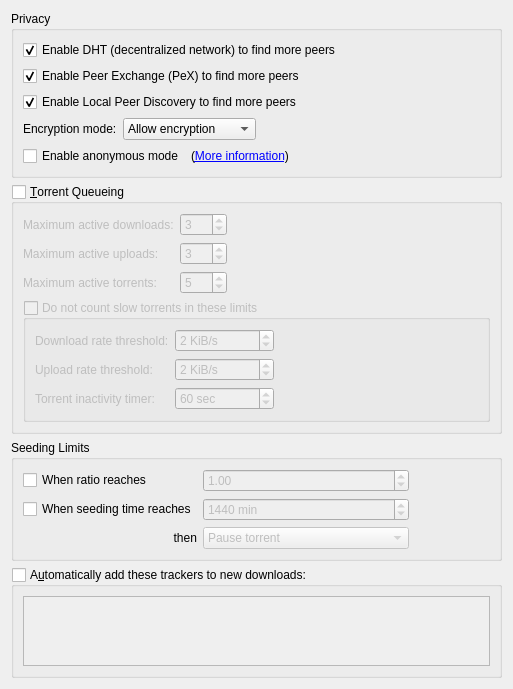
          <widget class="QWidget" name="scrollAreaWidgetContents_4">
           <property name="geometry">
            <rect>
             <x>0</x>
             <y>0</y>
             <width>513</width>
             <height>679</height>
            </rect>
           </property>
           <layout class="QVBoxLayout" name="verticalLayout_7">
            <item>
             <widget class="QGroupBox" name="AddBTFeaturesBox">
              <property name="title">
               <string>Privacy</string>
              </property>
              <layout class="QVBoxLayout" name="verticalLayout_14">
               <item>
                <widget class="QCheckBox" name="checkDHT">
                 <property name="toolTip">
                  <string>Find peers on the DHT network</string>
                 </property>
                 <property name="text">
                  <string>Enable DHT (decentralized network) to find more peers</string>
                 </property>
                 <property name="checked">
                  <bool>true</bool>
                 </property>
                </widget>
               </item>
               <item>
                <widget class="QCheckBox" name="checkPeX">
                 <property name="toolTip">
                  <string>Exchange peers with compatible Bittorrent clients (µTorrent, Vuze, ...)</string>
                 </property>
                 <property name="text">
                  <string>Enable Peer Exchange (PeX) to find more peers</string>
                 </property>
                 <property name="checked">
                  <bool>true</bool>
                 </property>
                </widget>
               </item>
               <item>
                <widget class="QCheckBox" name="checkLSD">
                 <property name="toolTip">
                  <string>Look for peers on your local network</string>
                 </property>
                 <property name="text">
                  <string>Enable Local Peer Discovery to find more peers</string>
                 </property>
                 <property name="checked">
                  <bool>true</bool>
                 </property>
                </widget>
               </item>
               <item>
                <layout class="QHBoxLayout">
                 <item>
                  <widget class="QLabel" name="lbl_encryption">
                   <property name="text">
                    <string>Encryption mode:</string>
                   </property>
                  </widget>
                 </item>
                 <item>
                  <widget class="QComboBox" name="comboEncryption">
                   <property name="toolTip">
                    <string>Allow encryption: Connect to peers regardless of setting
Require encryption: Only connect to peers with protocol encryption
Disable encryption: Only connect to peers without protocol encryption</string>
                   </property>
                   <item>
                    <property name="text">
                     <string>Allow encryption</string>
                    </property>
                   </item>
                   <item>
                    <property name="text">
                     <string>Require encryption</string>
                    </property>
                   </item>
                   <item>
                    <property name="text">
                     <string>Disable encryption</string>
                    </property>
                   </item>
                  </widget>
                 </item>
                 <item>
                  <spacer>
                   <property name="orientation">
                    <enum>Qt::Horizontal</enum>
                   </property>
                   <property name="sizeHint" stdset="0">
                    <size>
                     <width>40</width>
                     <height>20</height>
                    </size>
                   </property>
                  </spacer>
                 </item>
                </layout>
               </item>
               <item>
                <layout class="QHBoxLayout" name="horizontalLayout_6">
                 <item>
                  <widget class="QCheckBox" name="checkAnonymousMode">
                   <property name="toolTip">
                    <string>Enable when using a proxy or a VPN connection</string>
                   </property>
                   <property name="text">
                    <string>Enable anonymous mode</string>
                   </property>
                  </widget>
                 </item>
                 <item>
                  <widget class="QLabel" name="label_anonymous">
                   <property name="text">
                    <string>(&lt;a href=&quot;https://github.com/qbittorrent/qBittorrent/wiki/Anonymous-Mode&quot;&gt;More information&lt;/a&gt;)</string>
                   </property>
                   <property name="openExternalLinks">
                    <bool>true</bool>
                   </property>
                  </widget>
                 </item>
                 <item>
                  <spacer name="horizontalSpacer_14">
                   <property name="orientation">
                    <enum>Qt::Horizontal</enum>
                   </property>
                   <property name="sizeHint" stdset="0">
                    <size>
                     <width>40</width>
                     <height>20</height>
                    </size>
                   </property>
                  </spacer>
                 </item>
                </layout>
               </item>
              </layout>
             </widget>
            </item>
            <item>
             <widget class="QGroupBox" name="checkEnableQueueing">
              <property name="title">
               <string>&amp;Torrent Queueing</string>
              </property>
              <property name="checkable">
               <bool>true</bool>
              </property>
              <property name="checked">
               <bool>false</bool>
              </property>
              <layout class="QGridLayout" name="gridLayout_2">
               <item row="0" column="0">
                <widget class="QLabel" name="label_max_active_dl">
                 <property name="text">
                  <string>Maximum active downloads:</string>
                 </property>
                </widget>
               </item>
               <item row="0" column="1">
                <widget class="QSpinBox" name="spinMaxActiveDownloads">
                 <property name="specialValueText">
                  <string>∞</string>
                 </property>
                 <property name="minimum">
                  <number>-1</number>
                 </property>
                 <property name="maximum">
                  <number>999</number>
                 </property>
                 <property name="value">
                  <number>3</number>
                 </property>
                </widget>
               </item>
               <item row="1" column="0">
                <widget class="QLabel" name="label_max_active_up">
                 <property name="text">
                  <string>Maximum active uploads:</string>
                 </property>
                </widget>
               </item>
               <item row="1" column="1">
                <widget class="QSpinBox" name="spinMaxActiveUploads">
                 <property name="specialValueText">
                  <string>∞</string>
                 </property>
                 <property name="minimum">
                  <number>-1</number>
                 </property>
                 <property name="maximum">
                  <number>999</number>
                 </property>
                 <property name="value">
                  <number>3</number>
                 </property>
                </widget>
               </item>
               <item row="2" column="0">
                <widget class="QLabel" name="maxActiveTorrents_lbl">
                 <property name="text">
                  <string>Maximum active torrents:</string>
                 </property>
                </widget>
               </item>
               <item row="2" column="1">
                <widget class="QSpinBox" name="spinMaxActiveTorrents">
                 <property name="specialValueText">
                  <string>∞</string>
                 </property>
                 <property name="minimum">
                  <number>-1</number>
                 </property>
                 <property name="maximum">
                  <number>999</number>
                 </property>
                 <property name="value">
                  <number>5</number>
                 </property>
                </widget>
               </item>
               <item row="0" column="2">
                <spacer name="horizontalSpacer_7">
                 <property name="orientation">
                  <enum>Qt::Horizontal</enum>
                 </property>
                 <property name="sizeHint" stdset="0">
                  <size>
                   <width>40</width>
                   <height>20</height>
                  </size>
                 </property>
                </spacer>
               </item>
               <item row="3" column="0" colspan="3">
                <widget class="QGroupBox" name="checkIgnoreSlowTorrentsForQueueing">
                 <property name="title">
                  <string>Do not count slow torrents in these limits</string>
                 </property>
                 <property name="checkable">
                  <bool>true</bool>
                 </property>
                 <property name="checked">
                  <bool>false</bool>
                 </property>
                 <layout class="QGridLayout" name="gridLayout_13">
                  <item row="0" column="1">
                   <widget class="QSpinBox" name="spinDownloadRateForSlowTorrents">
                    <property name="suffix">
                     <string> KiB/s</string>
                    </property>
                    <property name="maximum">
                     <number>2000000</number>
                    </property>
                    <property name="value">
                     <number>2</number>
                    </property>
                   </widget>
                  </item>
                  <item row="1" column="1">
                   <widget class="QSpinBox" name="spinUploadRateForSlowTorrents">
                    <property name="suffix">
                     <string> KiB/s</string>
                    </property>
                    <property name="maximum">
                     <number>2000000</number>
                    </property>
                    <property name="value">
                     <number>2</number>
                    </property>
                   </widget>
                  </item>
                  <item row="1" column="0">
                   <widget class="QLabel" name="labelUploadRateForSlowTorrents">
                    <property name="text">
                     <string>Upload rate threshold:</string>
                    </property>
                   </widget>
                  </item>
                  <item row="0" column="0">
                   <widget class="QLabel" name="labelDownloadRateForSlowTorrents">
                    <property name="text">
                     <string>Download rate threshold:</string>
                    </property>
                   </widget>
                  </item>
                  <item row="0" column="2">
                   <spacer name="horizontalSpacer_9">
                    <property name="orientation">
                     <enum>Qt::Horizontal</enum>
                    </property>
                    <property name="sizeHint" stdset="0">
                     <size>
                      <width>40</width>
                      <height>20</height>
                     </size>
                    </property>
                   </spacer>
                  </item>
                  <item row="2" column="1">
                   <widget class="QSpinBox" name="spinSlowTorrentsInactivityTimer">
                    <property name="suffix">
                     <string extracomment="seconds"> sec</string>
                    </property>
                    <property name="minimum">
                     <number>1</number>
                    </property>
                    <property name="maximum">
                     <number>999999</number>
                    </property>
                    <property name="value">
                     <number>60</number>
                    </property>
                   </widget>
                  </item>
                  <item row="2" column="0">
                   <widget class="QLabel" name="labelSlowTorrentInactivityTimer">
                    <property name="text">
                     <string>Torrent inactivity timer:</string>
                    </property>
                   </widget>
                  </item>
                 </layout>
                </widget>
               </item>
              </layout>
             </widget>
            </item>
            <item>
             <widget class="QGroupBox" name="seedingLimitsBox">
              <property name="title">
               <string>Seeding Limits</string>
              </property>
              <layout class="QGridLayout" name="gridLayout_91">
               <item row="2" column="1">
                <widget class="QSpinBox" name="spinMaxSeedingMinutes">
                 <property name="enabled">
                  <bool>false</bool>
                 </property>
                 <property name="suffix">
                  <string extracomment="minutes"> min</string>
                 </property>
                 <property name="maximum">
                  <number>9999999</number>
                 </property>
                 <property name="value">
                  <number>1440</number>
                 </property>
                </widget>
               </item>
               <item row="2" column="0">
                <widget class="QCheckBox" name="checkMaxSeedingMinutes">
                 <property name="text">
                  <string>When seeding time reaches</string>
                 </property>
                </widget>
               </item>
               <item row="3" column="0">
                <widget class="QLabel" name="label">
                 <property name="text">
                  <string>then</string>
                 </property>
                 <property name="alignment">
                  <set>Qt::AlignRight|Qt::AlignTrailing|Qt::AlignVCenter</set>
                 </property>
                </widget>
               </item>
               <item row="3" column="1">
                <widget class="QComboBox" name="comboRatioLimitAct">
                 <property name="enabled">
                  <bool>false</bool>
                 </property>
                 <item>
                  <property name="text">
                   <string>Pause torrent</string>
                  </property>
                 </item>
                 <item>
                  <property name="text">
                   <string>Remove torrent</string>
                  </property>
                 </item>
                 <item>
                  <property name="text">
                   <string>Remove torrent and its files</string>
                  </property>
                 </item>
                 <item>
                  <property name="text">
                   <string>Enable super seeding for torrent</string>
                  </property>
                 </item>
                </widget>
               </item>
               <item row="1" column="0">
                <widget class="QCheckBox" name="checkMaxRatio">
                 <property name="text">
                  <string>When ratio reaches</string>
                 </property>
                </widget>
               </item>
               <item row="1" column="1">
                <widget class="QDoubleSpinBox" name="spinMaxRatio">
                 <property name="enabled">
                  <bool>false</bool>
                 </property>
                 <property name="maximum">
                  <double>9998.000000000000000</double>
                 </property>
                 <property name="singleStep">
                  <double>0.050000000000000</double>
                 </property>
                 <property name="value">
                  <double>1.000000000000000</double>
                 </property>
                </widget>
               </item>
               <item row="1" column="2">
                <spacer name="horizontalSpacer_2">
                 <property name="orientation">
                  <enum>Qt::Horizontal</enum>
                 </property>
                 <property name="sizeHint" stdset="0">
                  <size>
                   <width>40</width>
                   <height>20</height>
                  </size>
                 </property>
                </spacer>
               </item>
              </layout>
             </widget>
            </item>
            <item>
             <widget class="QGroupBox" name="checkEnableAddTrackers">
              <property name="title">
               <string>A&amp;utomatically add these trackers to new downloads:</string>
              </property>
              <property name="checkable">
               <bool>true</bool>
              </property>
              <property name="checked">
               <bool>false</bool>
              </property>
              <layout class="QGridLayout" name="gridLayout_16">
               <item row="0" column="0">
                <widget class="QPlainTextEdit" name="textTrackers">
                 <property name="enabled">
                  <bool>true</bool>
                 </property>
                 <property name="focusPolicy">
                  <enum>Qt::StrongFocus</enum>
                 </property>
                </widget>
               </item>
              </layout>
             </widget>
            </item>
            <item>
             <spacer name="verticalSpacer_8">
              <property name="orientation">
               <enum>Qt::Vertical</enum>
              </property>
              <property name="sizeHint" stdset="0">
               <size>
                <width>20</width>
                <height>40</height>
               </size>
              </property>
             </spacer>
            </item>
           </layout>
          </widget>
